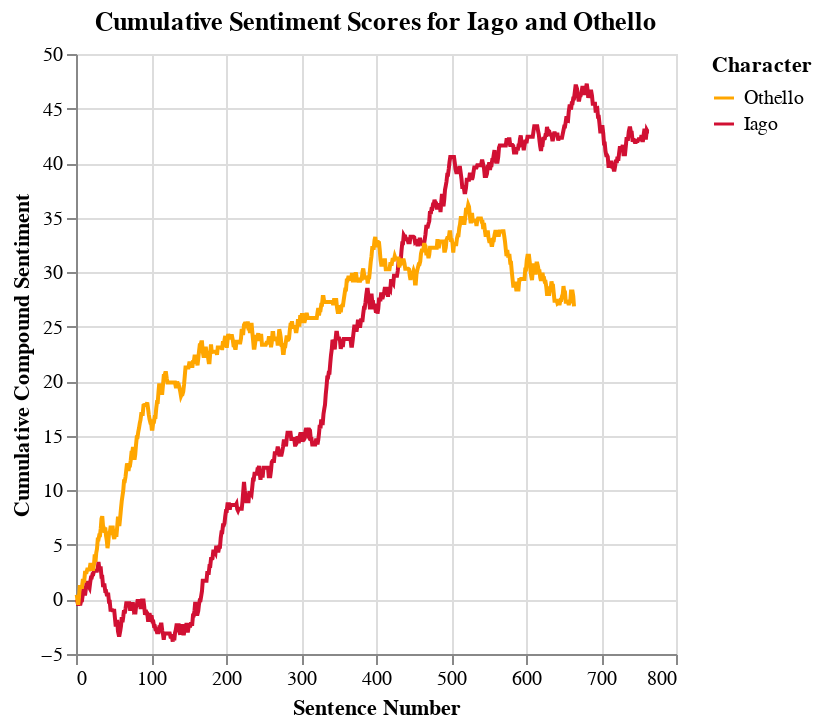

The notebook cell this image was saved under:
### Code cell
domain = ["Othello", "Iago"]
range_ = ["#FFA600", "#D11033"]

#df_compound = df_combined[["line_index", "cumulative_compound_sentiment", "speaker"]]

alt.Chart(df_combined).mark_line().encode(
    alt.X("line_index", title="Sentence Number"),
    alt.Y("cumulative_compound_sentiment", title="Cumulative Compound Sentiment"), 
    alt.Color("speaker", title="Character", scale=alt.Scale(domain=domain, range=range_)),
).properties(
    title = "Cumulative Sentiment Scores for Iago and Othello"
)

### Figure 1 — Vega-Lite specification as saved in the notebook (floating-point values rounded to 4 significant figures; data arrays with more than 128 entries replaced by an {"elided": "..."} marker saying what was removed)
{"config": {"view": {"continuousWidth": 300, "continuousHeight": 300}}, "data": {"name": "data-f0ff6f669b4bdb657e6d88f319bde290"}, "mark": {"type": "line"}, "encoding": {"color": {"field": "speaker", "scale": {"domain": ["Othello", "Iago"], "range": ["#FFA600", "#D11033"]}, "title": "Character", "type": "nominal"}, "x": {"field": "line_index", "title": "Sentence Number", "type": "quantitative"}, "y": {"field": "cumulative_compound_sentiment", "title": "Cumulative Compound Sentiment", "type": "quantitative"}}, "title": "Cumulative Sentiment Scores for Iago and Othello", "$schema": "https://vega.github.io/schema/vega-lite/v5.20.1.json", "datasets": {"data-f0ff6f669b4bdb657e6d88f319bde290": {"elided": "1428 records"}}}
